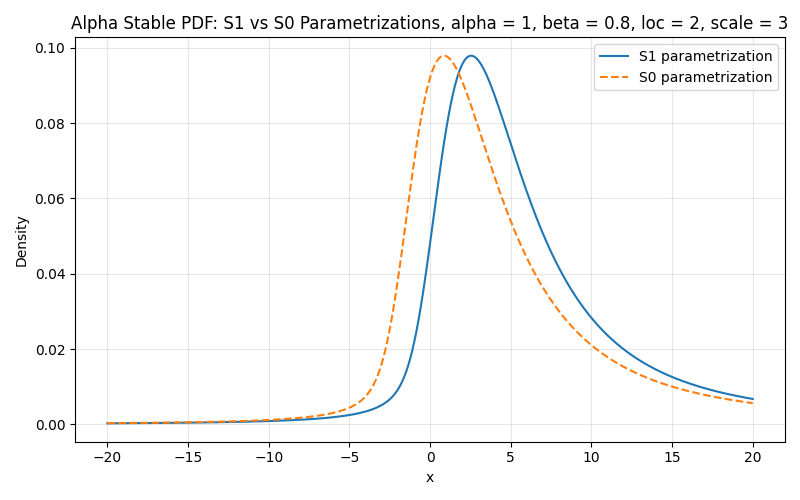

Write the Python code that produced this figure.
import numpy as np
import matplotlib.pyplot as plt
import aub_htp as ht

def main():
    x = np.linspace(-20, 20, 2000)

    alpha = 1
    beta = 0.8
    loc = 2
    scale = 3

    # Default S1
    ht.alpha_stable.with_parametrization("S1")
    y_s1 = ht.alpha_stable.pdf(x, alpha=alpha, beta=beta, loc=loc, scale=scale)

    # S0 parametrization
    ht.alpha_stable.with_parametrization("S0")
    y_s0 = ht.alpha_stable.pdf(x, alpha=alpha, beta=beta, loc=loc, scale=scale)

    plt.figure(figsize=(8, 5))
    plt.plot(x, y_s1, label="S1 parametrization")
    plt.plot(x, y_s0, label="S0 parametrization", linestyle="--")

    plt.title("Alpha Stable PDF: S1 vs S0 Parametrizations, alpha = 1, beta = 0.8, loc = 2, scale = 3")
    plt.xlabel("x")
    plt.ylabel("Density")
    plt.legend()
    plt.grid(alpha=0.3)

    plt.tight_layout()
    plt.savefig("plot_parametrizations.png")


if __name__ == "__main__":
    main()
